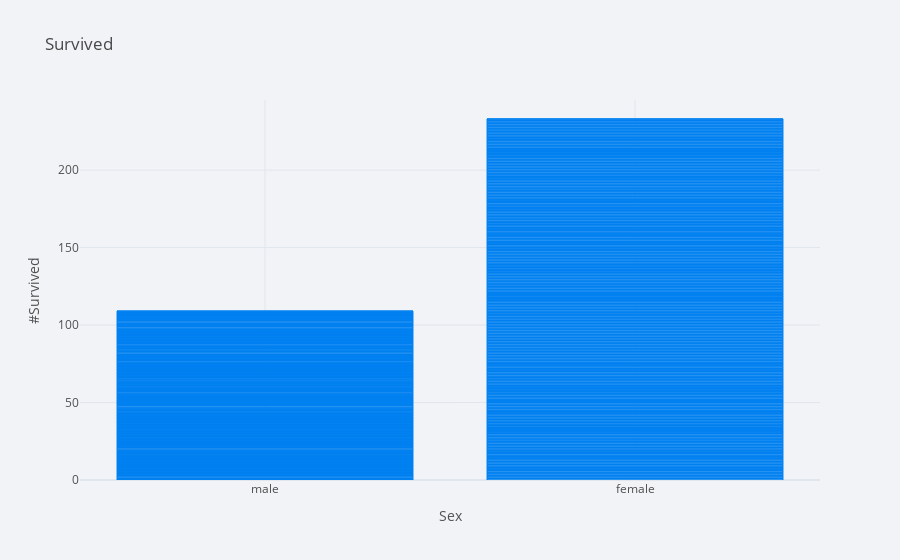

Here is the notebook cell this chart was saved with:
### Code cell
titanic.iplot(kind = 'bar', x = 'sex', y = 'survived', title = 'Survived', xTitle='Sex', yTitle='#Survived')

### Figure 1 — Plotly figure (JSON) as saved in the notebook; plotly's stock layout.template omitted (floating-point values rounded to 4 significant figures; data arrays with more than 128 entries replaced by an {"elided": "..."} marker saying what was removed)
{"data": [{"marker": {"color": "rgba(0, 128, 240, 0.6)", "line": {"color": "rgba(0, 128, 240, 1.0)", "width": 1}}, "name": "survived", "orientation": "v", "text": "", "type": "bar", "x": {"elided": "891 str values"}, "y": {"elided": "891 int values"}}], "layout": {"legend": {"bgcolor": "#F2F3F7", "font": {"color": "#505050"}}, "paper_bgcolor": "#F2F3F7", "plot_bgcolor": "#F2F3F7", "title": {"font": {"color": "#484848"}, "text": "Survived"}, "xaxis": {"gridcolor": "#E1E5ED", "showgrid": true, "tickfont": {"color": "#505050"}, "title": {"font": {"color": "#505050"}, "text": "Sex"}, "zerolinecolor": "#E1E5ED"}, "yaxis": {"gridcolor": "#E1E5ED", "showgrid": true, "tickfont": {"color": "#505050"}, "title": {"font": {"color": "#505050"}, "text": "#Survived"}, "zerolinecolor": "#E1E5ED"}}}
